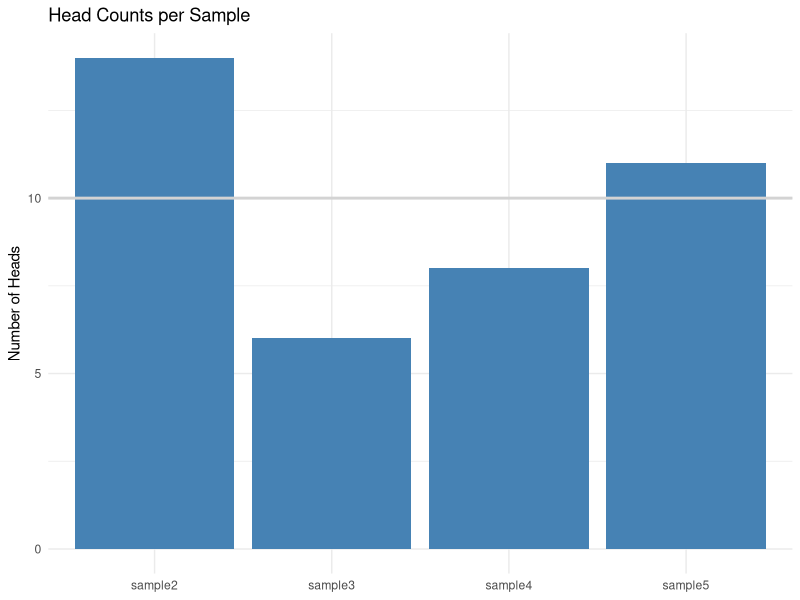

Source code (R):
## ---- chunk 1
library(tidyverse)

knitr::opts_chunk$set(
  echo = FALSE,
  warning = FALSE
)

## ---- chunk 2
df <- tibble(n = seq(1:20),
             sample1 = rbinom(20, 1, 0.5),
             sample2 = rbinom(20, 1, 0.5),
             sample3 = rbinom(20, 1, 0.5),
             sample4 = rbinom(20, 1, 0.5),
             sample5 = rbinom(20, 1, 0.5))

knitr::kable(df, align = c('c','c','c','c','c','c'), format="pandoc", caption = "Table of Results (0 = Tails, 1 = Heads)")
## ---- chunk 3
library(reshape2)
groupdf <- melt(df[c("sample1","sample2","sample3","sample4","sample5")], variable.name = "samplen", id.vars = 1)

ggplot(groupdf, mapping = aes(samplen, value)) + geom_bar(stat = "identity", fill = "steelblue") + labs(x=NULL, y="Number of Heads", title = "Head Counts per Sample") + geom_hline(yintercept = 10, colour = "light gray", size = 1) + theme_minimal()

summary(df[2:6])
## ---- chunk 4
sampledf <- tibble(n = seq(1:5),
                   total = apply(df[2:6], 2, sum),
                   avgs = apply(df[2:6], 2, mean)
                   )

sampleMean <- mean(sampledf$avgs)
sampleError <- sqrt(((10 - sampleMean)^2)/25)
